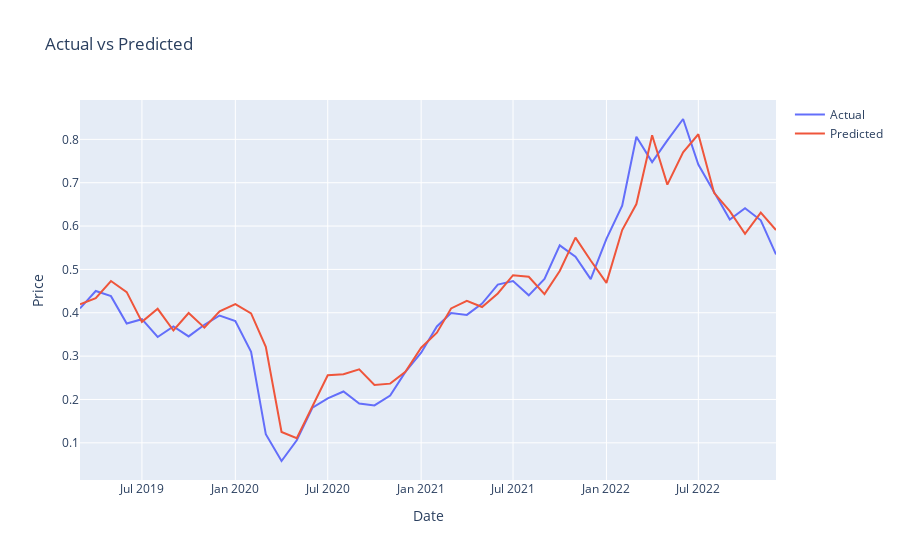

This figure's notebook cell:
### Code cell
# plot with plotly
import plotly.graph_objects as go

fig = go.Figure()
fig.add_trace(go.Scatter(x=test.index[timesteps-1:], y=y_test.flatten(), mode='lines', name='Actual'))
fig.add_trace(go.Scatter(x=test.index[timesteps-1:], y=y_pred, mode='lines', name='Predicted'))
fig.update_layout(title='Actual vs Predicted', xaxis_title='Date', yaxis_title='Price')
fig.show()
